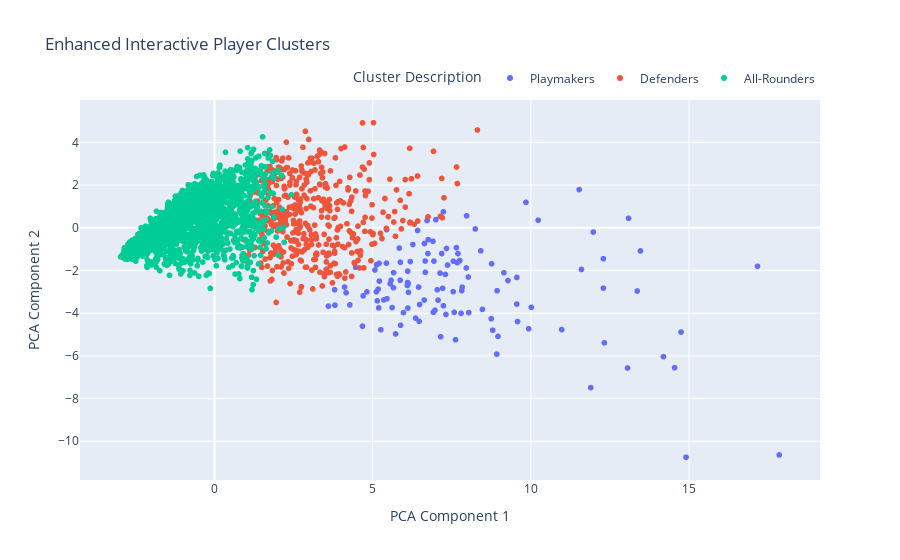

Notebook source saved alongside this figure:
### Code cell
import pandas as pd
from sklearn.preprocessing import StandardScaler
from sklearn.cluster import KMeans
from sklearn.decomposition import PCA
from scipy.spatial.distance import cdist
import plotly.express as px


class PlayerClusterer:
    def __init__(self, n_clusters=4):
        self.n_clusters = n_clusters
        self.scaler = StandardScaler()
        self.kmeans = KMeans(n_clusters=self.n_clusters, random_state=42)
        self.pca = PCA(n_components=2)
        self.features = None
        self.X_scaled = None
        self.df = None

    def fit(self, df, features):
        """
        Fits the clustering model to the data and prepares it for plotting and similarity search.

        Args:
            df (pd.DataFrame): DataFrame containing player data.
            features (list): List of feature names to use for clustering.
        """
        self.df = df.copy()
        self.features = features
        X = self.df[self.features]
        self.X_scaled = self.scaler.fit_transform(X)

        self.df["Cluster"] = self.kmeans.fit_predict(self.X_scaled)

        cluster_means = self.df.groupby("Cluster")[self.features].mean()
        print("Cluster Means:\n", cluster_means)

        self.df["Cluster Label"] = self.df["Cluster"].map(
            self.assign_cluster_labels(cluster_means)
        )

        X_pca = self.pca.fit_transform(self.X_scaled)
        self.df["PCA1"] = X_pca[:, 0]
        self.df["PCA2"] = X_pca[:, 1]

    def assign_cluster_labels(self, cluster_means):
        """
        Assigns descriptive labels to each cluster based on feature importance.

        Args:
            cluster_means (pd.DataFrame): Mean values of features for each cluster.

        Returns:
            dict: Mapping from cluster number to cluster label.
        """
        labels = {}
        sorted_clusters = cluster_means[["goals", "xA", "xGBuildup"]].idxmax()
        labels[sorted_clusters["goals"]] = "High Scorers"
        labels[sorted_clusters["xA"]] = "Playmakers"
        labels[sorted_clusters["xGBuildup"]] = "Defenders"
        for cluster in cluster_means.index:
            if cluster not in labels:
                labels[cluster] = "All-Rounders"
        return labels

    def plot_clustered_players(self):
        """
        Creates and displays an interactive scatter plot of the clustered players.
        """
        fig = px.scatter(
            self.df,
            x="PCA1",
            y="PCA2",
            color="Cluster Label",
            title="Enhanced Interactive Player Clusters",
            hover_data=[
                "player_name",
                "team_title",
                "goals",
                "assists",
                "xG",
                "xA",
                "shots",
            ],
        )

        fig.update_layout(
            legend_title="Cluster Description",
            legend=dict(
                orientation="h", yanchor="bottom", y=1.02, xanchor="right", x=1
            ),
            xaxis_title="PCA Component 1",
            yaxis_title="PCA Component 2",
        )

        fig.show()

    def find_similar_players(self, player_name, top_n=5):
        """
        Finds the most similar players to the given player based on selected features.

        Args:
            player_name (str): Name of the player.
            top_n (int): Number of similar players to return.

        Returns:
            pd.DataFrame: DataFrame containing similar players and their similarity scores.
        """
        if player_name not in self.df["player_name"].values:
            return f"Player {player_name} not found in the dataset."

        player_idx = self.df[self.df["player_name"] == player_name].index[0]

        distances = cdist(
            [self.X_scaled[player_idx]], self.X_scaled, metric="euclidean"
        )[0]

        similar_idx = distances.argsort()
        similar_idx = similar_idx[similar_idx != player_idx]
        similar_idx = similar_idx[:top_n]

        similar_players = self.df.iloc[similar_idx][
            ["player_name", "team_title"]
        ].copy()
        similar_players["Similarity Score"] = distances[similar_idx]
        similar_players.reset_index(drop=True, inplace=True)
        return similar_players


features = [
    "games",
    "time",
    "goals",
    "xG",
    "assists",
    "xA",
    "shots",
    "key_passes",
    "yellow_cards",
    "red_cards",
    "npg",
    "npxG",
    "xGChain",
    "xGBuildup",
]

clusterer = PlayerClusterer(n_clusters=4)

clusterer.fit(df_all, features)
clusterer.plot_clustered_players()

similar_players = clusterer.find_similar_players("Raphinha", top_n=5)
print(similar_players)

### Figure 1 — Plotly figure (JSON) as saved in the notebook; plotly's stock layout.template omitted (floating-point values rounded to 4 significant figures; data arrays with more than 128 entries replaced by an {"elided": "..."} marker saying what was removed)
{"data": [{"customdata": {"elided": "123x7 mixed values"}, "hovertemplate": "Cluster Label=Playmakers<br>PCA1=%{x}<br>PCA2=%{y}<br>player_name=%{customdata[0]}<br>team_title=%{customdata[1]}<br>goals=%{customdata[2]}<br>assists=%{customdata[3]}<br>xG=%{customdata[4]}<br>xA=%{customdata[5]}<br>shots=%{customdata[6]}<extra></extra>", "legendgroup": "Playmakers", "marker": {"color": "#636efa", "symbol": "circle"}, "mode": "markers", "name": "Playmakers", "showlegend": true, "type": "scattergl", "x": [14.9, 13.36, 7.147, 8.021, 12.29, 8.47, 5.882, 6.131, 9.554, 7.753, 8.793, 7.128, 6.469, 7.21, 7.543, 6.111, 7.04, 5.552, 9.146, 4.277, 10.23, 5.58, 6.718, 7.967, 17.85, 12.29, 6.354, 17.16, 6.482, 9.577, 6.123, 3.805, 13.09, 6.419, 4.159, 7.576, 4.11, 5.433, 6.635, 7.645, 3.796, 5.144, 6.626, 5.874, 14.54, 14.75, 7.616, 10.01, 5.724, 8.922, 6.096, 4.677, 7.297, 7.235, 6.658, 5.972, 7.065, 8.241, 4.815, 5.122, 7.364, 7.332, 6.189, 13.05, 11.89, 9.93, 9.557, 8.96, 7.746, 5.191, 8.035, 6.936, 8.747, 5.117, 5.614, 5.07, 6.104, 6.661, 6.755, 5.174, 5.867, 14.19, 7.815, 7.314, 7.548, 6.916, 6.45, 11.6, 5.655, 6.104, 5.659, 6.904, 5.839, 6.967, 6.269, 4.462, 3.599, 5.208, 4.696, 8.758, 5.199, 13.46, 12.32, 10.97, 5.257, 11.97, 8.931, 7.673, 7.829, 7.792, 5.449, 5.352, 7.694, 5.438, 9.275, 7.958, 6.746, 11.52, 8.414, 9.843, 7.18, 7.234, 6.995], "xaxis": "x", "y": [-10.75, -2.961, -5.101, -2.305, -1.447, -3.821, -4.565, -3.024, -3.572, -1.537, -4.795, -2.121, -4.381, -2.834, -2.992, -3.759, -2.902, -2.618, -2.107, -3.612, 0.3575, -2.46, 0.3443, 0.5609, -10.64, -2.827, -4.231, -1.803, -3.595, -4.392, -2.619, -3.626, 0.4477, -0.1229, -3.042, -3.959, -2.776, -1.654, -0.7351, -0.9266, -2.901, -3.422, -3.383, -1.614, -6.555, -4.884, -5.244, -3.726, -4.972, -5.916, -2.7, -4.607, -2.186, -3.652, -1.555, -3.969, -3.389, -0.05449, -3.002, -1.729, -1.744, -0.9669, -1.581, -6.569, -7.487, -4.731, -2.327, -5.087, -1.532, -3.751, -3.972, -1.559, -4.26, -2.997, -3.738, -1.976, -2.561, -2.083, -0.5507, -2.873, -2.457, -6.038, -2.945, -4.059, -1.564, -3.957, -2.777, -1.951, -2.806, -2.032, -2.099, -0.6321, -0.9488, -3.864, -0.782, -1.854, -3.669, -2.495, -3.191, -1.684, -1.668, -1.083, -5.39, -4.768, -4.776, -0.1984, -2.949, -1.634, -2.782, -4.008, -3.324, -3.377, -1.206, -0.08824, -2.47, -1.881, -1.205, 1.791, -1.079, 1.194, -1.206, 0.7509, 0.3843], "yaxis": "y"}, {"customdata": {"elided": "433x7 mixed values"}, "hovertemplate": "Cluster Label=Defenders<br>PCA1=%{x}<br>PCA2=%{y}<br>player_name=%{customdata[0]}<br>team_title=%{customdata[1]}<br>goals=%{customdata[2]}<br>assists=%{customdata[3]}<br>xG=%{customdata[4]}<br>xA=%{customdata[5]}<br>shots=%{customdata[6]}<extra></extra>", "legendgroup": "Defenders", "marker": {"color": "#EF553B", "symbol": "circle"}, "mode": "markers", "name": "Defenders", "showlegend": true, "type": "scattergl", "x": {"elided": "433 float values"}, "xaxis": "x", "y": {"elided": "433 float values"}, "yaxis": "y"}, {"customdata": {"elided": "2124x7 mixed values"}, "hovertemplate": "Cluster Label=All-Rounders<br>PCA1=%{x}<br>PCA2=%{y}<br>player_name=%{customdata[0]}<br>team_title=%{customdata[1]}<br>goals=%{customdata[2]}<br>assists=%{customdata[3]}<br>xG=%{customdata[4]}<br>xA=%{customdata[5]}<br>shots=%{customdata[6]}<extra></extra>", "legendgroup": "All-Rounders", "marker": {"color": "#00cc96", "symbol": "circle"}, "mode": "markers", "name": "All-Rounders", "showlegend": true, "type": "scattergl", "x": {"elided": "2124 float values"}, "xaxis": "x", "y": {"elided": "2124 float values"}, "yaxis": "y"}], "layout": {"legend": {"orientation": "h", "title": {"text": "Cluster Description"}, "tracegroupgap": 0, "x": 1, "xanchor": "right", "y": 1.02, "yanchor": "bottom"}, "title": {"text": "Enhanced Interactive Player Clusters"}, "xaxis": {"anchor": "y", "domain": [0, 1], "title": {"text": "PCA Component 1"}}, "yaxis": {"anchor": "x", "domain": [0, 1], "title": {"text": "PCA Component 2"}}}}
